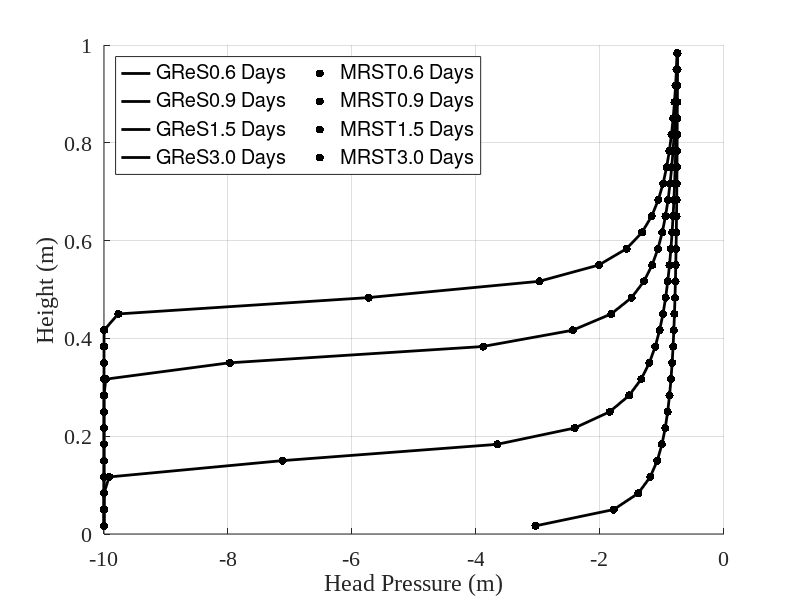

This chart was generated by the following MATLAB code:
% This file compares the analysis carried out in GReS using the analytical
% solution against that of MRST.
% The simulations are stored in .mat files and, if necessary, the analyses
% carried out by GReS can be updated by running the Main* files again.

% Note:
% - For comparison, the same conditions must be guaranteed in both
% GReS and MRST. That's why it's important to compare the same mesh
% refinement scheme and the same control for the non-linear solver.
% close all;
clear;
clc;

% Folder to store the figures.
figures_dir = 'Figs/';

% Flags for control what type of figure do you want.
PresFigs = true;
SatuFigs = false;
TimeConv = true;
MeshConv = false;
exportFigs = true;

%% CONVERGENCY IN TIME
if TimeConv
  load("Inputs/Solution/MRST_30.mat")
  load("Inputs/Solution/GReS_30.mat")

  tind = 1:length(MRST_time);
  t = MRST_time(tind)/86400;
  tMRST = strcat("MRST ",num2str(t',"%.1f")," Days");

  tind = 1:length(GReS_time);
  t = GReS_time(tind)/86400;
  tGReS = strcat("GReS ",num2str(t',"%.1f")," Days");

  tstr = strcat([tGReS; tMRST]);

  if PresFigs
    %Plotting pressure
    figure('Position', [100, 100, 700, 700])
    hold on
    plot(GReS_pres,GReS_elev,'k-', 'LineWidth', 2, 'MarkerSize', 14);
    plot(MRST_pres,MRST_elev,'k.', 'LineWidth', 2, 'MarkerSize', 18);
    xlabel('Head Pressure (m)')
    ylabel('Height (m)')
    legend(tstr, 'Location', 'northwest', 'NumColumns', 2)
    set(gca,'FontName', 'Liberation Serif', 'FontSize', 16, 'XGrid', 'on', 'YGrid', 'on')
    % export figure with quality
    if exportFigs
      stmp = strcat(figures_dir,'GReSxMRST_head_pressure','.png');
      exportgraphics(gcf,stmp,'Resolution',400)
    end
  end

  if SatuFigs
    %Plotting saturation
    figure('Position', [100, 100, 700, 700])
    hold on
    plot(GReS_satu,GReS_elev,'k-', 'LineWidth', 2, 'MarkerSize', 14);
    plot(MRST_satu,MRST_elev,'k.', 'LineWidth', 2, 'MarkerSize', 18);
    xlabel('Saturation')
    ylabel('Height (m)')
    legend(tstr, 'Location', 'northwest', 'NumColumns', 2)
    set(gca,'FontName', 'Liberation Serif', 'FontSize', 16, 'XGrid', 'on', 'YGrid', 'on')
    % export figure with quality
    if exportFigs
      stmp = strcat(figures_dir,'GReSxMRST_saturation','.png');
      exportgraphics(gcf,stmp,'Resolution',400)
    end
  end
end

%% MESH CONVERGENCY
if MeshConv
  load("Inputs/Solution/GReS_Mesh_Conv.mat")
  load("Inputs/Solution/MRST_Mesh_Conv.mat")

  tMRST = strcat("MRST ",num2str(GReS_mesh',"%i")," Cells");
  tGReS = strcat("GReS ",num2str(GReS_mesh',"%i")," Cells");
  tstr = strcat([tGReS; tMRST]);

  if PresFigs
    %Plotting pressure
    figure('Position', [100, 100, 700, 700])
    hold on
    for i=1:length(GReS_result)
      plot(-GReS_result(i).pressure/GReS_weight,GReS_result(i).height,'k-', 'LineWidth', 2, 'MarkerSize', 14);
    end
    for i=1:length(MRST_result)
      plot(-MRST_result(i).pressure,MRST_result(i).height,'k.', 'LineWidth', 2, 'MarkerSize', 14);
    end
    xlabel('Head Pressure (m)')
    ylabel('Height (m)')
    legend(tstr, 'NumColumns', 2)
    set(gca,'FontName', 'Liberation Serif', 'FontSize', 16, 'XGrid', 'on', 'YGrid', 'on')
    % export figure with quality
    if exportFigs
      stmp = strcat(figures_dir,'GReSxMRST_mesh_pressure','.png');
      exportgraphics(gcf,stmp,'Resolution',400)
    end
  end

  if SatuFigs
    %Plotting saturation
    figure('Position', [100, 100, 700, 700])
    hold on
    for i=1:length(GReS_result)
      plot(GReS_result(i).saturation,GReS_result(i).height,'k-', 'LineWidth', 2, 'MarkerSize', 14);
    end
    for i=1:length(MRST_result)
      plot(MRST_result(i).saturation,MRST_result(i).height,'k.', 'LineWidth', 2, 'MarkerSize', 14);
    end
    xlabel('Saturation')
    ylabel('Height (m)')
    legend(tstr, 'Location', 'northwest', 'NumColumns', 2)
    set(gca,'FontName', 'Liberation Serif', 'FontSize', 16, 'XGrid', 'on', 'YGrid', 'on')
    % export figure with quality
    if exportFigs
      stmp = strcat(figures_dir, 'GReSxMRST_mesh_saturation', '.png');
      exportgraphics(gcf,stmp,'Resolution',400)
    end
  end
end
